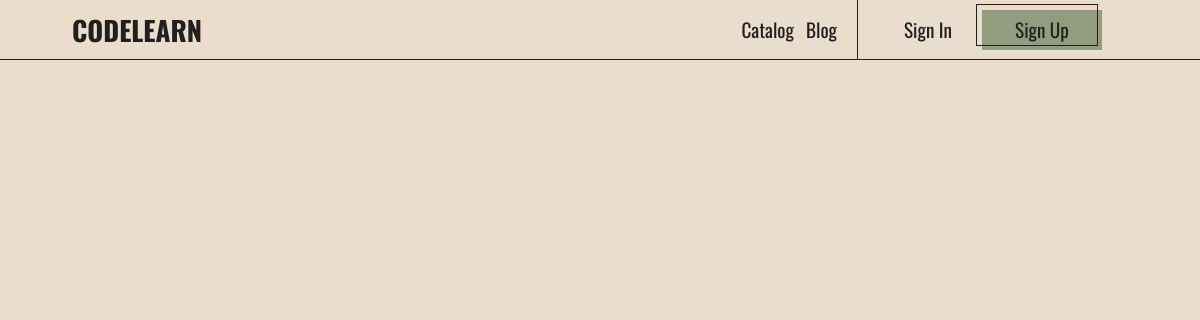
/articles, run on an earlier commit of the app's database.
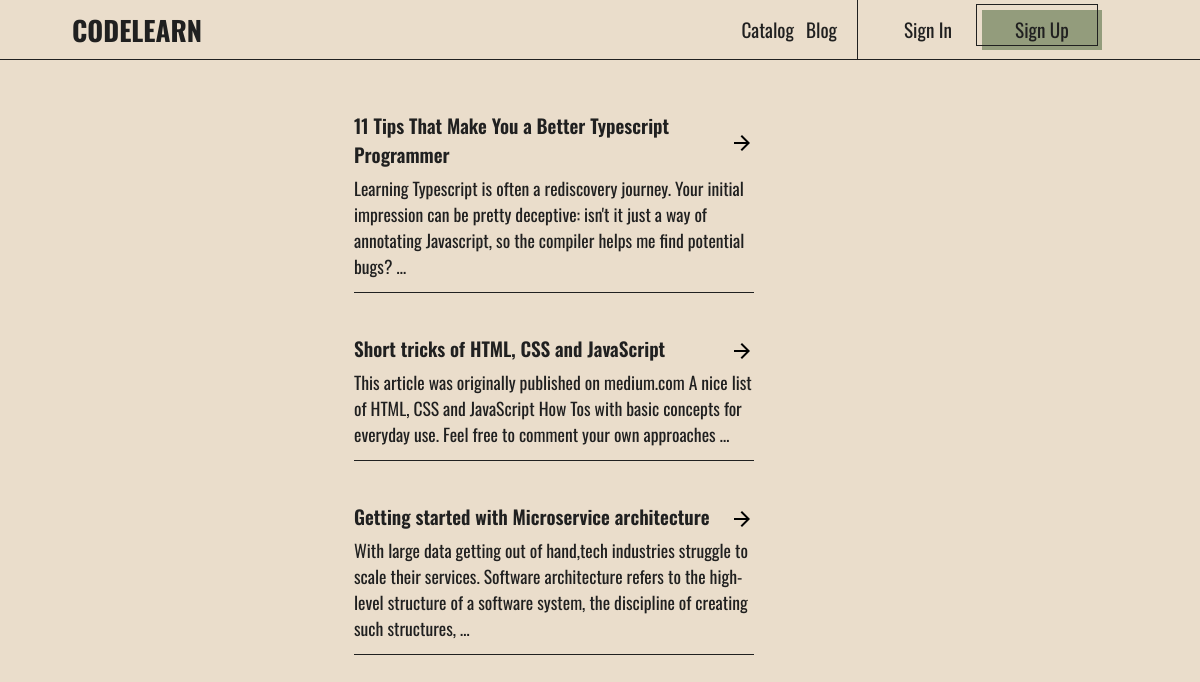
And on a later commit of the database.
### article/models.py (models this page shows, shortened)
class Article(models.Model):
    user = models.ForeignKey(User, on_delete=models.CASCADE)
    title = models.CharField(max_length=255)
    slug = models.CharField(max_length=255, unique=True, default='')
    tag = models.ForeignKey(Tag, on_delete=models.CASCADE)
    text = RichTextField(blank=True)
    public = models.BooleanField(default=False)
    created = models.DateTimeField(auto_now_add=True)
    updated = models.DateTimeField(auto_now=True)
    class Meta:
        ordering = ['-updated', '-created']

### article/views.py (the view)
# urls.py: path('articles', views.articleList, name='article_list'),
def articleList(request):
    articles = Article.objects.all()
    public_articles = []
    for article in articles:
        if article.public == True:
            public_articles.append(article)
    print(request.user.username)
    context = {'articles': public_articles}
    return render(request, 'article/articleList.html', context)

### article/templates/article/articleList.html (shortened to what this page needs)
{% include 'index.html' %}
{% block content %}
<div class="page page__articles">
    <div class="page__item">
        <div class="cources page__article__articles">
            {% for article in articles %}
                <article>
                    <div class="article__head ">
                        <div class="">{{article.title}}</div>
                        <a href="{% url 'article:show_article' article.slug %}" class="material-symbols-outlined icon link">
                        </a>
                    </div>
                    <div class="article__body">
                        {{article.text | truncatewords:30 }}
                    </div>
                </article>
            {% endfor %}
        </div>
    </div>
</div>
{% endblock content %}

### templates/index.html (shortened to what this page needs)
<!DOCTYPE html>
<html lang="en">
<head>
</head>
<body>
    {% include "header.html" %}
</body>
</html>

### templates/header.html (shortened to what this page needs)
<header>
    <a class="header__logo" href="/">CODELEARN</a>
    <div class="header__menu">
        <div class="header__menu__left">
            <a href={% url 'cources:catalog' %} class="link">Catalog</a>
            <a href="/articles" class="link">Blog</a>
        </div>
        {% if request.user.is_authenticated %}
        <div class="header__menu__right">
            <a href="" class="link">{{request.user.username}}</a>
            <a href="{% url 'base:logout' %}" class="btn">Sign Out</a>
        </div>
        {% else %}
            <div class="header__menu__right">
                <a href="/sign-in" class="link">Sign In</a>
                <a href="/sign-up" class="btn">Sign Up</a>
            </div>
        {% endif %}
    </div>
</header>

### templates/index.html (style rules this page uses)
:root { --white: #fff; --lightGray: #eaddcb; --black: #000; --primary: #202020; --pink: #B19783; --yellow: #7C725A; --darkGreen: #333423; --lightGreen: #939C7C; }
* { box-sizing: border-box; padding: 0; margin: 0; text-decoration: none; outline: none; border: none; transition: all .3s linear; font-family: 'Oswald', sans-serif; }
body { background-color: var(--lightGray); color: var(--primary); font-size: 1.2rem; font-family: 'Oswald', sans-serif; overflow-x: hidden; }
header { display: flex; justify-content: space-between; align-items: center; width: 100%; height: 60px; z-index: 1000000000000; background-color: var(--lightGray); position: sticky; top: 0; border-bottom: 1px solid var(--primary); padding: 0 6%; }
.header__logo { font-size: 1.7rem; font-weight: 700; color: var(--primary); }
.header__menu { display: flex; justify-content: center; align-items: center; }
.header__menu__left { display: flex; justify-content: center; align-items: center; padding-right: 10px; gap: 12px; }
.header__menu__right { padding-left: 10px; display: flex; justify-content: center; align-items: center; gap: 30px; min-width: 260px; }
.link { color: var(--primary); position: relative; z-index: 2; }
.link::after { display: block; content: ''; width: 100%; height: 0%; background-color: var(--lightGreen); position: absolute; top: 60%; transition: all .25s linear; z-index: -1; }
.btn { color: var(--primary); position: relative; background-color: var(--lightGreen); width: 100%; padding: 0 20px; max-width: 120px; height: 40px; font-size: 1.2rem; cursor: pointer; display: flex; justify-content: center; align-items: center; flex-direction: column; }
.btn::after { display: block; content: ''; width: 100%; height: 100%; border: 1px solid var(--primary); z-index: 1; position: absolute; margin-top: -10px; margin-left: -10px; transition: all .25s linear; }
.page { display: flex; justify-content: center; align-items: center; flex-direction: column; width: 100%; height: 100%; padding: 2%; }
.cources { display: flex; justify-content: center; align-items: center; flex-wrap: wrap; }
.page__item { display: flex; justify-content: center; align-items: start; width: 100%; gap: 1rem }
.page__article__articles { display: flex; justify-content: start; align-items: start; }
.cources { display: flex; justify-content: flex-start; align-items: start; flex-wrap: wrap; }
article { max-width: 400px; width: 100%; border-bottom: 1px solid var(--primary); margin: 14px; padding: .8rem 0; }
.article__head { display: flex; justify-content: space-between; align-items: center; gap: 1rem; }
.article__head div { font-weight: 600; margin-bottom: .4rem; }
.article__body { font-size: 1.1rem; }
.icon { color: black; }

What changed in the data, as far as the page shows it:
added Article: title "11 Tips That Make You a Better Typescript Programmer", text "Learning Typescript is often a rediscovery journey. Your initial impression can be pretty deceptive: isn't it just a way of annotating Javascript, so the compiler helps me find potential bugs? …"
added Article: title "Short tricks of HTML, CSS and JavaScript", text "This article was originally published on medium.com A nice list of HTML, CSS and JavaScript How Tos with basic concepts for everyday use. Feel free to comment your own approaches …"
added Article: title "Getting started with Microservice architecture", text "With large data getting out of hand,tech industries struggle to scale their services. Software architecture refers to the high-level structure of a software system, the discipline of creating such structures, …"
